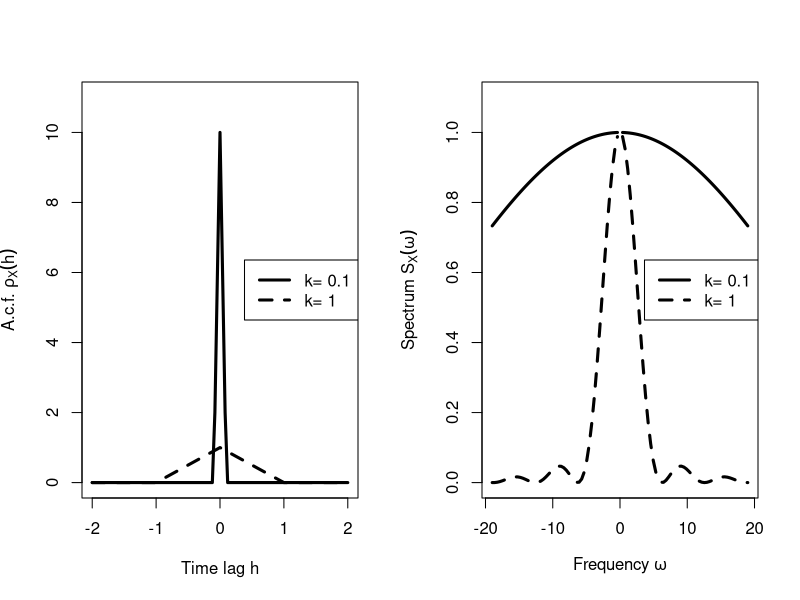

This chart was generated by the following R code:
### Figure of the acf and spectrum of he difference quotient of BM

graphics.off()

pdf(file="BM-diff-quotient.pdf",width=8,height=4)

par(cex=3,mfrow=c(1,2))

### Range of plot of a.c.f.
maxlag <- 2

### Difference at which time lags?
kvec <- c(0.1,1)

## Theoretical a.c.f. of the difference
acf <- function(h,k) pmax((k-abs(h))/k^2 ,0)

plot(function(h) acf(h,kvec[1]),from=-maxlag,to=maxlag,
     ylim=c(0,acf(0,kvec[1])*1.1),
     xlab="Time lag h",ylab=expression("A.c.f. "*rho[X](h)),lty=1,lwd=3)

for(i in 2:length(kvec))
  plot(function(h) acf(h,kvec[i]),from=-maxlag,to=maxlag,add=TRUE,lty=i,lwd=3)

legend("right",legend=paste("k=",kvec),lty=1:length(kvec),lwd=3,horiz=FALSE)

## Spectrum

## Theoretical spectrum of the difference quotient
S <- function(w,k) 2*(1-cos(w*k))/k^2/w^2
maxfreq <- 19

plot(function(w) S(w,kvec[1]),from=-maxfreq,to=maxfreq,
     xlab=expression("Frequency "*omega),ylab=expression("Spectrum "*S[X](omega)),lty=1,lwd=3,
     ylim = c(0,1.1*S(1e-5,1)))

for(i in 2:length(kvec))
  plot(function(w) S(w,kvec[i]),from=-maxfreq,to=maxfreq,add=TRUE,lty=i,lwd=3)

legend("right",legend=paste("k=",kvec),lty=1:length(kvec),lwd=3,horiz=FALSE)

dev.off()
    
